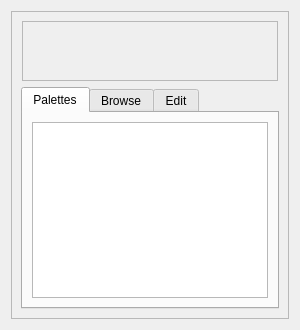
<?xml version="1.0" encoding="UTF-8"?>
<ui version="4.0">
 <class>PaletteEditor</class>
 <widget class="QWidget" name="PaletteEditor">
  <property name="geometry">
   <rect>
    <x>0</x>
    <y>0</y>
    <width>292</width>
    <height>330</height>
   </rect>
  </property>
  <property name="windowTitle">
   <string>Palettes</string>
  </property>
  <layout class="QGridLayout" name="gridLayout_2">
   <item row="0" column="0">
    <widget class="QFrame" name="frame">
     <property name="minimumSize">
      <size>
       <width>278</width>
       <height>16</height>
      </size>
     </property>
     <property name="maximumSize">
      <size>
       <width>330</width>
       <height>16777215</height>
      </size>
     </property>
     <property name="frameShape">
      <enum>QFrame::StyledPanel</enum>
     </property>
     <property name="frameShadow">
      <enum>QFrame::Sunken</enum>
     </property>
     <layout class="QVBoxLayout" name="verticalLayout_2">
      <item>
       <widget class="QFrame" name="frame_2">
        <property name="sizePolicy">
         <sizepolicy hsizetype="Preferred" vsizetype="Minimum">
          <horstretch>0</horstretch>
          <verstretch>0</verstretch>
         </sizepolicy>
        </property>
        <layout class="QGridLayout">
         <property name="margin">
          <number>0</number>
         </property>
         <property name="spacing">
          <number>0</number>
         </property>
         <item row="0" column="0">
          <widget class="QLabel" name="m_paletteLabel">
           <property name="sizePolicy">
            <sizepolicy hsizetype="Preferred" vsizetype="Minimum">
             <horstretch>0</horstretch>
             <verstretch>1</verstretch>
            </sizepolicy>
           </property>
           <property name="minimumSize">
            <size>
             <width>256</width>
             <height>60</height>
            </size>
           </property>
           <property name="maximumSize">
            <size>
             <width>256</width>
             <height>60</height>
            </size>
           </property>
           <property name="frameShape">
            <enum>QFrame::StyledPanel</enum>
           </property>
           <property name="frameShadow">
            <enum>QFrame::Sunken</enum>
           </property>
          </widget>
         </item>
        </layout>
       </widget>
      </item>
      <item>
       <widget class="QTabWidget" name="m_tabWidget">
        <property name="sizePolicy">
         <sizepolicy hsizetype="Preferred" vsizetype="Expanding">
          <horstretch>0</horstretch>
          <verstretch>1</verstretch>
         </sizepolicy>
        </property>
        <property name="tabShape">
         <enum>QTabWidget::Rounded</enum>
        </property>
        <property name="currentIndex">
         <number>0</number>
        </property>
        <widget class="QWidget" name="m_builtinTab">
         <attribute name="title">
          <string>Palettes</string>
         </attribute>
         <layout class="QHBoxLayout">
          <item>
           <widget class="QListView" name="m_palettesView">
            <property name="sizePolicy">
             <sizepolicy hsizetype="Expanding" vsizetype="Preferred">
              <horstretch>0</horstretch>
              <verstretch>0</verstretch>
             </sizepolicy>
            </property>
            <property name="iconSize">
             <size>
              <width>256</width>
              <height>30</height>
             </size>
            </property>
            <property name="viewMode">
             <enum>QListView::IconMode</enum>
            </property>
           </widget>
          </item>
         </layout>
        </widget>
        <widget class="QWidget" name="m_browseTab">
         <attribute name="title">
          <string>Browse</string>
         </attribute>
         <layout class="QVBoxLayout" name="_3">
          <item>
           <layout class="QHBoxLayout" name="horizontalLayout_5">
            <item>
             <widget class="QLineEdit" name="m_browseLineEdit"/>
            </item>
            <item>
             <widget class="QToolButton" name="m_openButton">
              <property name="text">
               <string>...</string>
              </property>
              <property name="icon">
               <iconset resource="../qosmic.qrc">
                <normaloff>:/icons/silk/folder.xpm</normaloff>:/icons/silk/folder.xpm</iconset>
              </property>
              <property name="iconSize">
               <size>
                <width>18</width>
                <height>18</height>
               </size>
              </property>
             </widget>
            </item>
           </layout>
          </item>
          <item>
           <widget class="QListView" name="m_browseView">
            <property name="iconSize">
             <size>
              <width>256</width>
              <height>30</height>
             </size>
            </property>
            <property name="viewMode">
             <enum>QListView::IconMode</enum>
            </property>
           </widget>
          </item>
         </layout>
        </widget>
        <widget class="QWidget" name="m_gradientsTab">
         <attribute name="title">
          <string>Edit</string>
         </attribute>
         <layout class="QGridLayout" name="_2" rowstretch="0,0,0,0,1">
          <item row="0" column="0">
           <layout class="QHBoxLayout" name="horizontalLayout">
            <item>
             <widget class="QLabel" name="m_rotateLabel">
              <property name="text">
               <string>rotate</string>
              </property>
             </widget>
            </item>
            <item>
             <widget class="QSlider" name="m_rotateSlider">
              <property name="maximum">
               <number>255</number>
              </property>
              <property name="orientation">
               <enum>Qt::Horizontal</enum>
              </property>
             </widget>
            </item>
           </layout>
          </item>
          <item row="1" column="0">
           <layout class="QGridLayout" name="gradientsTabGridLayout" rowstretch="0,0,1,0" rowminimumheight="0,0,60,0">
            <item row="0" column="0">
             <widget class="QGroupBox" name="m_gradientSpreadGroupBox">
              <property name="title">
               <string/>
              </property>
              <layout class="QHBoxLayout" name="horizontalLayout_2">
               <property name="spacing">
                <number>0</number>
               </property>
               <property name="margin">
                <number>0</number>
               </property>
               <item>
                <widget class="QRadioButton" name="m_padSpreadButton">
                 <property name="text">
                  <string>pad</string>
                 </property>
                </widget>
               </item>
               <item>
                <widget class="QRadioButton" name="m_repeatSpreadButton">
                 <property name="text">
                  <string>repeat</string>
                 </property>
                </widget>
               </item>
               <item>
                <widget class="QRadioButton" name="m_reflectSpreadButton">
                 <property name="text">
                  <string>reflect</string>
                 </property>
                </widget>
               </item>
              </layout>
             </widget>
            </item>
            <item row="1" column="0">
             <widget class="GradientStopsEditor" name="m_gradientEnds" native="true">
              <property name="sizePolicy">
               <sizepolicy hsizetype="Preferred" vsizetype="Minimum">
                <horstretch>0</horstretch>
                <verstretch>1</verstretch>
               </sizepolicy>
              </property>
              <property name="minimumSize">
               <size>
                <width>256</width>
                <height>10</height>
               </size>
              </property>
              <property name="maximumSize">
               <size>
                <width>256</width>
                <height>10</height>
               </size>
              </property>
             </widget>
            </item>
            <item row="2" column="0">
             <widget class="QLabel" name="m_gradientLabel">
              <property name="sizePolicy">
               <sizepolicy hsizetype="Preferred" vsizetype="Preferred">
                <horstretch>0</horstretch>
                <verstretch>2</verstretch>
               </sizepolicy>
              </property>
              <property name="minimumSize">
               <size>
                <width>256</width>
                <height>0</height>
               </size>
              </property>
              <property name="maximumSize">
               <size>
                <width>256</width>
                <height>60</height>
               </size>
              </property>
              <property name="frameShape">
               <enum>QFrame::StyledPanel</enum>
              </property>
              <property name="frameShadow">
               <enum>QFrame::Sunken</enum>
              </property>
             </widget>
            </item>
            <item row="3" column="0">
             <widget class="GradientStopsEditor" name="m_gradientStops" native="true">
              <property name="sizePolicy">
               <sizepolicy hsizetype="Preferred" vsizetype="Minimum">
                <horstretch>0</horstretch>
                <verstretch>1</verstretch>
               </sizepolicy>
              </property>
              <property name="minimumSize">
               <size>
                <width>256</width>
                <height>10</height>
               </size>
              </property>
              <property name="maximumSize">
               <size>
                <width>256</width>
                <height>10</height>
               </size>
              </property>
             </widget>
            </item>
           </layout>
          </item>
          <item row="3" column="0">
           <layout class="QHBoxLayout" name="horizontalLayout_3">
            <item>
             <widget class="IntValueEditor" name="m_randomGradientSpinBox">
              <property name="toolTip">
               <string>number of randomly generated stops,
&lt; 2 implies random number on [2,128]</string>
              </property>
              <property name="minimum">
               <number>1</number>
              </property>
              <property name="maximum">
               <number>128</number>
              </property>
             </widget>
            </item>
            <item>
             <widget class="QToolButton" name="m_randomGradientButton">
              <property name="toolTip">
               <string>random gradient</string>
              </property>
              <property name="text">
               <string>new</string>
              </property>
             </widget>
            </item>
            <item>
             <spacer name="horizontalSpacer">
              <property name="orientation">
               <enum>Qt::Horizontal</enum>
              </property>
              <property name="sizeHint" stdset="0">
               <size>
                <width>40</width>
                <height>20</height>
               </size>
              </property>
             </spacer>
            </item>
            <item>
             <widget class="QToolButton" name="m_resetGradientButton">
              <property name="toolTip">
               <string>reset</string>
              </property>
              <property name="text">
               <string>reset</string>
              </property>
             </widget>
            </item>
            <item>
             <widget class="QToolButton" name="m_saveGradientButton">
              <property name="toolTip">
               <string>save</string>
              </property>
              <property name="text">
               <string>save</string>
              </property>
             </widget>
            </item>
           </layout>
          </item>
          <item row="4" column="0">
           <spacer name="verticalSpacer">
            <property name="orientation">
             <enum>Qt::Vertical</enum>
            </property>
            <property name="sizeHint" stdset="0">
             <size>
              <width>20</width>
              <height>40</height>
             </size>
            </property>
           </spacer>
          </item>
          <item row="2" column="0">
           <spacer name="horizontalSpacer_2">
            <property name="orientation">
             <enum>Qt::Horizontal</enum>
            </property>
            <property name="sizeHint" stdset="0">
             <size>
              <width>40</width>
              <height>8</height>
             </size>
            </property>
           </spacer>
          </item>
         </layout>
        </widget>
       </widget>
      </item>
     </layout>
    </widget>
   </item>
  </layout>
 </widget>
 <customwidgets>
  <customwidget>
   <class>GradientStopsEditor</class>
   <extends>QWidget</extends>
   <header>gradientstopseditor.h</header>
   <container>1</container>
  </customwidget>
  <customwidget>
   <class>IntValueEditor</class>
   <extends>QSpinBox</extends>
   <header>intvalueeditor.h</header>
  </customwidget>
 </customwidgets>
 <resources>
  <include location="../qosmic.qrc"/>
 </resources>
 <connections/>
</ui>
